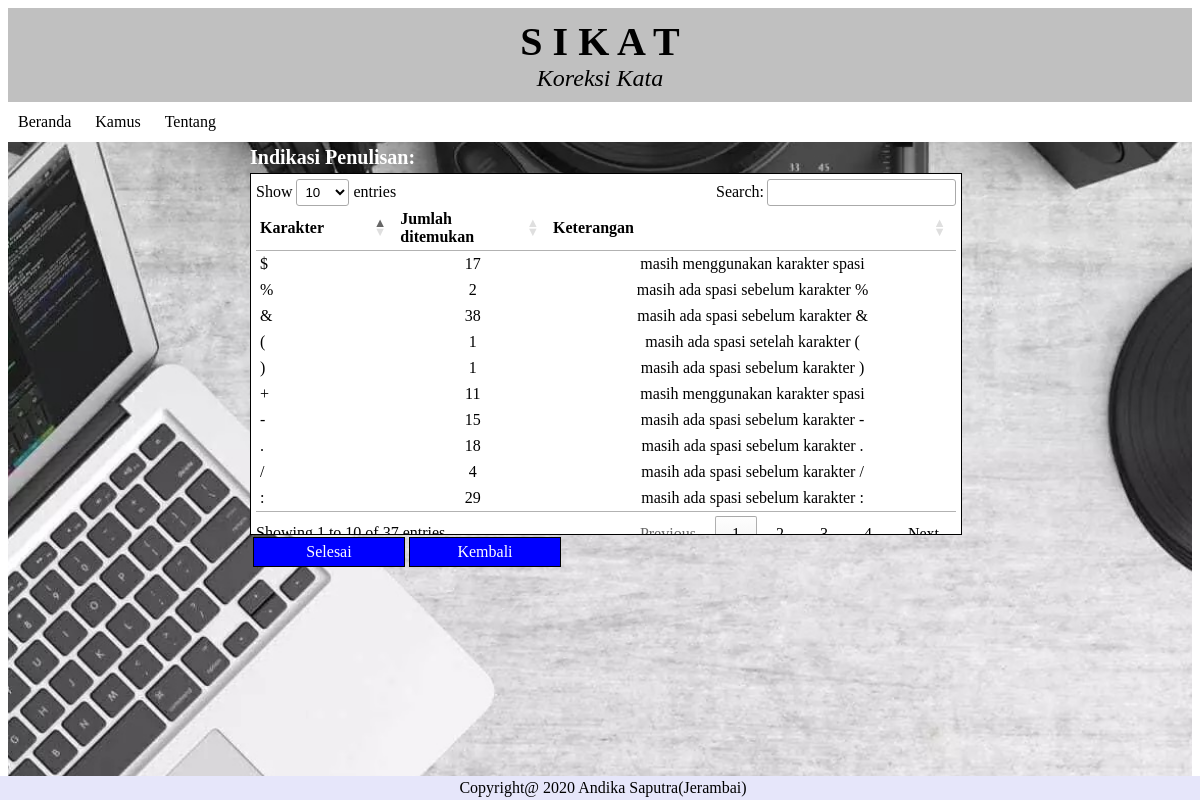
/cekat/file/karakter.php, run on an earlier commit of the app's database.
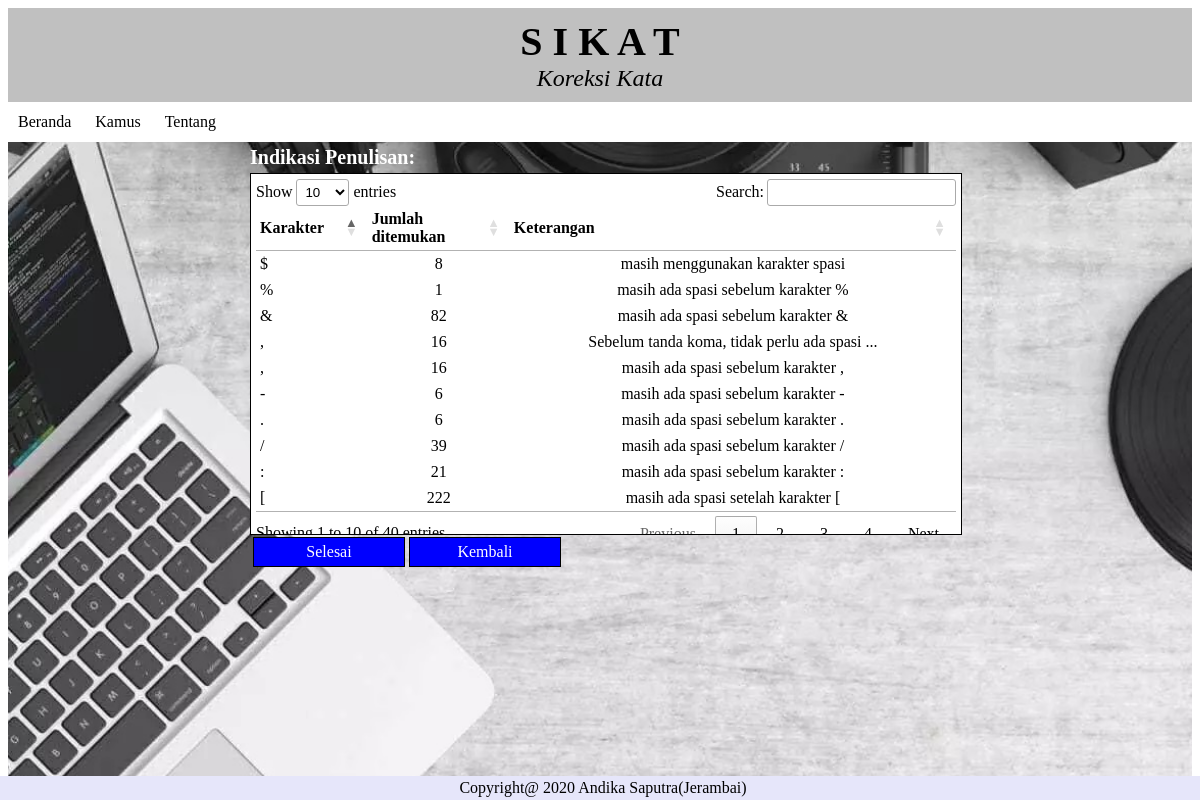
And on a later commit of the database.
### tables this page shows
CREATE TABLE `karakter` (
  `id` int(4) NOT NULL,
  `jumlah` int(10) NOT NULL DEFAULT 0,
  `karakter` char(46) DEFAULT NULL,
  `keterangan` char(116) DEFAULT NULL
);

### cekat/file/karakter.php (the view, shortened to what this page needs)
<html>
<head>
	<link rel="stylesheet" type="text/css" href="../style.css">
	<link rel="stylesheet" type="text/css" href="//cdn.datatables.net/1.10.19/css/jquery.dataTables.min.css">
  </head>
<body>
	<div class="latar">
	<div class="header">
	<header>
		<header class="judul"><b>S  I  K  A  T</b></header>
		<header class="deskripsi"><i>Koreksi Kata</i></header>
	</header>
	</div>
	<div id="menu">
	<?php include("../menubar.php"); ?>
	</div>
	<div class="tengah">
	<h2>Indikasi Penulisan:</h2>
	<div class = "auto">
	<table id="contact-detail" class="compact" cellspacing="0" width="100%">
<thead>
	<tr>
		<th>Karakter</th>
		<th>Jumlah ditemukan</th>
		<th>Keterangan</th>
	</tr>
</thead>
<tbody>
<?php
include "../koneksi.php";
$tampil=mysqli_query($conn,"SELECT karakter, jumlah, keterangan FROM karakter order by karakter desc");
	foreach($tampil as $kuy){
		if ($kuy['jumlah']==0) continue;
    echo "
		<tr>
		<td>".$kuy['karakter']."</td>
		<td align='center'>".$kuy['jumlah']."</td>
		<td align='center'>".$kuy['keterangan']."</td>
		</tr>
		";
    }
?>
</tbody>
</table>
</div>
<table>
<tr>
	<td align="center"><a href="baqo.php?data=upload" type="submit">Selesai</a></td>
  <td align="center"><a href="baqo.php?data=baca" type="submit">Kembali</a></td>
</tr>
</table>
</div>
<div id="footer">
Copyright@ 2020  Andika Saputra(Jerambai)
</div>
</div>
</body>
</html>

### cekat/menubar.php (shortened to what this page needs)
<html>
		<ul>
			<li class="utama"><a href="http://localhost/andika/index.php">Beranda</a></li>
			<li class="utama"><a href="#">Kamus</a>
			</li>
			<li class="utama"><a href="tentang.php">Tentang</a></li>
		</ul>
</html>

### cekat/style.css (style rules this page uses)
a[type=submit] { text-decoration: none; margin: 5px auto; margin-top:-1px; padding: 5px; width: 140px; border: 1px solid black; color: #fff; background: blue; cursor: pointer; display:block; }
.auto { display:block; border: 1px solid black; padding: 5px; margin-top: -12px; width:700px; height:350px; overflow:auto; background : white; }
.tengah { margin : 10px auto; width : 700px; padding: 0px; margin-top: -13px; }
.latar { background: url(background2.jpg); background-repeat: no-repeat; background-position: center; height:100%; background-size:cover; }
h2 { font-size: 20; font-family: times; color: white; }
.header { position: pixed; left: 0; top: 0; width: 100%; padding: 0px; background: silver; }
header { position: pixed; left:0; top:0; width: 100%; font-size: 30px; text-align: center; color: black; background: silver; padding: 0px; }
header .judul { padding-top:10px; text-align: Center; font-size: 40; font-family: Harrington; }
header .deskripsi { padding-bottom: 10px; text-align: center; font-size: 24; font-family: Brush Script MT; color:black; }
#footer { position: fixed; left: 0; bottom: 0; width: 100%; text-align: center; padding: 3px; background-color: lavender; text-align: center; color: black; }
#menu { background-color: white; border: 1px black; }
#menu ul { list-style: none; margin: 0; padding: 0; }
#menu ul li.utama { display: inline-table; }
#menu ul li a { display: block; text-decoration: none; line-height: 40px; padding: 0 10px; color: black; }

What changed in the data, as far as the page shows it:
no longer on this page (row edited): karakter: karakter "(", jumlah "1", keterangan "masih ada spasi setelah karakter ("
no longer on this page (row edited): karakter: karakter "+", jumlah "11", keterangan "masih menggunakan karakter spasi"
no longer on this page (row edited): karakter: karakter ")", jumlah "1", keterangan "masih ada spasi sebelum karakter )"
now on this page (row edited): karakter: karakter "[", jumlah "222", keterangan "masih ada spasi setelah karakter ["
changed karakter "masih ada spasi sebelum karakter :": jumlah "29" → "21"
changed karakter "masih ada spasi sebelum karakter /": jumlah "4" → "39"
changed karakter "masih ada spasi sebelum karakter .": jumlah "18" → "6"
changed karakter "masih ada spasi sebelum karakter -": jumlah "15" → "6"
now on this page (row edited): karakter: karakter ",", jumlah "16", keterangan "Sebelum tanda koma, tidak perlu ada spasi ..."
now on this page (row edited): karakter: karakter ",", jumlah "16", keterangan "masih ada spasi sebelum karakter ,"
changed karakter "masih ada spasi sebelum karakter &": jumlah "38" → "82"
changed karakter "masih ada spasi sebelum karakter %": jumlah "2" → "1"
changed karakter "masih menggunakan karakter spasi": jumlah "17" → "8"
Also different on the page:
text written by a page script: "Show entries Search: Showing 1 to 10 of 37 entries Previous 1 2 3 4 Next" → "Show entries Search: Showing 1 to 10 of 40 entries Previous 1 2 3 4 Next"
